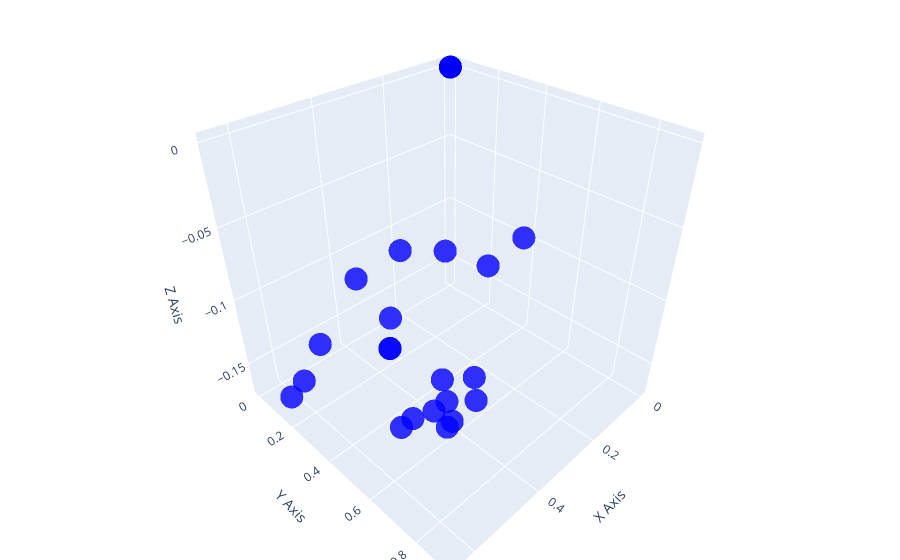

Notebook code cell kept with this figure:
### Code cell
import plotly.graph_objs as go

x_coords, y_coords, z_coords = zip(*hand_landmarks_list)

# Create a Plotly trace for the scatter plot
trace = go.Scatter3d(
    x=x_coords,
    y=y_coords,
    z=z_coords,
    mode='markers',
    marker=dict(size=8, color='blue', opacity=0.8)
)

# Define layout for the 3D plot
layout = go.Layout(
    scene=dict(
        xaxis=dict(title='X Axis'),
        yaxis=dict(title='Y Axis'),
        zaxis=dict(title='Z Axis')
    ),
    margin=dict(l=0, r=0, b=0, t=0)
)

# Create figure and add trace to the plot
fig = go.Figure(data=[trace], layout=layout)

# Display the interactive plot
fig.show()

### Figure 1 — Plotly figure (JSON) as saved in the notebook; plotly's stock layout.template omitted (floating-point values rounded to 4 significant figures)
{"data": [{"marker": {"color": "blue", "opacity": 0.8, "size": 8}, "mode": "markers", "type": "scatter3d", "x": [0.4906, 0.5936, 0.6187, 0.5246, 0.4213, 0.5986, 0.6261, 0.6396, 0.6471, 0.4948, 0.4328, 0.3838, 0.339, 0.4135, 0.3702, 0.4225, 0.4565, 0.3498, 0.3343, 0.3815, 0, 0, 0, 0, 0, 0, 0, 0, 0, 0, 0, 0, 0, 0, 0, 0, 0, 0, 0, 0], "y": [0.9045, 0.8179, 0.6801, 0.5743, 0.5132, 0.5006, 0.3484, 0.2553, 0.1754, 0.5054, 0.3375, 0.2382, 0.158, 0.5582, 0.4799, 0.5766, 0.6459, 0.636, 0.5764, 0.6465, 0, 0, 0, 0, 0, 0, 0, 0, 0, 0, 0, 0, 0, 0, 0, 0, 0, 0, 0, 0], "z": [1.02e-06, -0.0832, -0.1153, -0.1426, -0.1651, -0.04357, -0.09737, -0.1338, -0.1559, -0.03966, -0.109, -0.1521, -0.1689, -0.0452, -0.152, -0.1701, -0.1482, -0.0552, -0.1442, -0.1455, 0, 0, 0, 0, 0, 0, 0, 0, 0, 0, 0, 0, 0, 0, 0, 0, 0, 0, 0, 0]}], "layout": {"margin": {"b": 0, "l": 0, "r": 0, "t": 0}, "scene": {"xaxis": {"title": {"text": "X Axis"}}, "yaxis": {"title": {"text": "Y Axis"}}, "zaxis": {"title": {"text": "Z Axis"}}}}}
